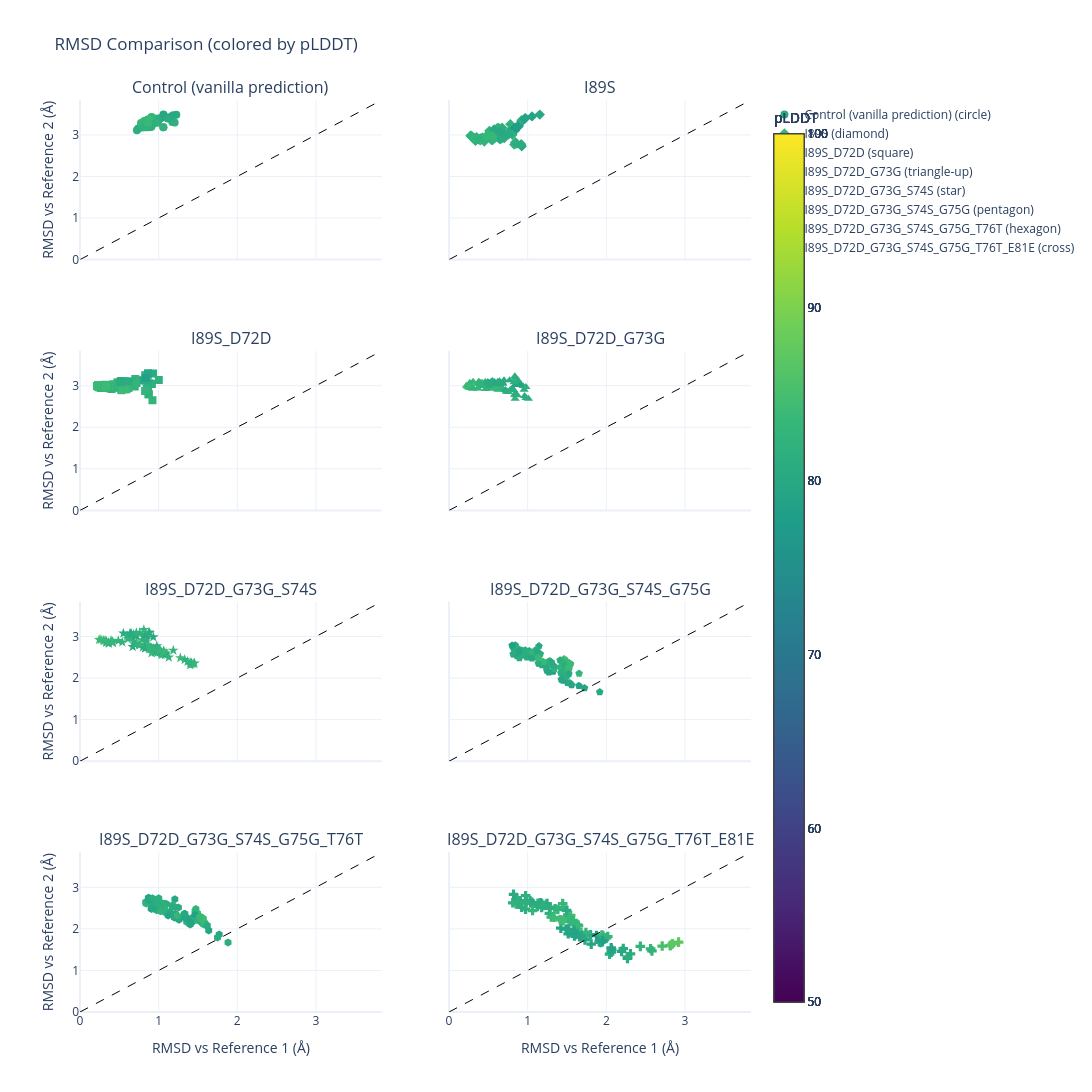

Notebook cell for this chart:
### Code cell
# @title RMSD Analysis and Visualization Tool 📊 {"run": "auto", "display-mode":"form"}
# @markdown ## Comprehensive RMSD Analysis
# @markdown Analyze and visualize RMSD distributions and landscapes for mutant structures
%load_ext autoreload
%autoreload 2
from IPython.display import clear_output, display, HTML
from pathlib import Path
from google.colab import data_table
import logging
from alphamask.analysis import (
    RMSDConfig,
    PlotConfig,
    AnalysisConfig,
    RMSDAnalysis
)
%autoreload 2
# Configure logging
logging.basicConfig(level=logging.INFO)
import plotly.io as pio
pio.renderers.default = "vscode"
# Analysis Parameters
# @markdown ### Reference Structures
reference_pdb1 = "/content/state1.pdb"  # @param {type:"string"}
reference_pdb2 = "/content/state2.pdb"  # @param {type:"string"}
control_path = "/content/I89S_plus_vanilla_897a1_1/out/pdbs"  # @param {type:"string"}
parent_path = "/content"  # @param {type:"string"}

# @markdown ### Region Selection
start_residue = 1  # @param {type:"number"}
end_residue = 94  # @param {type:"number"}
use_region = True  # @param {type:"boolean"}

# @markdown ### Atom Selection
atom_selection = "CA"  # @param ["CA", "backbone", "all"] {type:"string"}

# @markdown ### Visualization Options
show_violin = True  # @param {type:"boolean"}
show_landscapes = False  # @param {type:"boolean"}
show_scatterplot = True  # @param {type:"boolean"}
include_control = True  # @param {type:"boolean"}
plot_width = 15  # @param {type:"slider", min:8, max:20, step:1}
plot_height = 10  # @param {type:"slider", min:4, max:15, step:1}

# Create configuration objects
rmsd_config = RMSDConfig(
    atom_selection=atom_selection,
    start_residue=start_residue if use_region else None,
    end_residue=end_residue if use_region else None,
    use_region=use_region
)

plot_config = PlotConfig(
    plot_width=plot_width,
    plot_height=plot_height
)

analysis_config = AnalysisConfig(
    rmsd_config=rmsd_config,
    plot_config=plot_config,
    output_dir="rmsd_analysis",
    save_plots=True,
    show_plots=True,
    include_control=include_control
)

# Initialize analysis pipeline
analyzer = RMSDAnalysis(analysis_config)

# Prepare model directories
model_dirs = {}
for mutation, data in results.items():
    if data['status'] == 'completed':
        model_dirs[mutation] = str(Path(parent_path) / data['jobname'] / "out" / "pdbs")

# Run analysis
try:
    analysis_results = analyzer.run_analysis(
        ref_pdb1=reference_pdb1,
        ref_pdb2=reference_pdb2 if reference_pdb2 else None,
        model_dirs=model_dirs,
        control_dir=control_path if include_control else None
    )
    
    # Display summary statistics
    print("\n📋 RMSD Analysis Summary:")
    data_table.DataTable(
        analysis_results['statistics']['summary'],
        include_index=False,
        num_rows_per_page=20
    )
    
    # Display detailed data preview
    print("\n📋 Detailed RMSD Data Preview:")
    data_table.DataTable(
        analysis_results['statistics']['detailed'].head(20),
        include_index=False
    )
    
    print("\n✅ Analysis complete!")
    
except Exception as e:
    print(f"\n❌ Error during analysis: {str(e)}")
    print("\nDebug information:")
    print(f"Reference PDB 1: {reference_pdb1}")
    print(f"Reference PDB 2: {reference_pdb2}")
    print(f"Parent path: {parent_path}")
    print(f"Atom selection: {atom_selection}")
    print(f"Region: {start_residue}-{end_residue}" if use_region else "entire structure")
    raise
